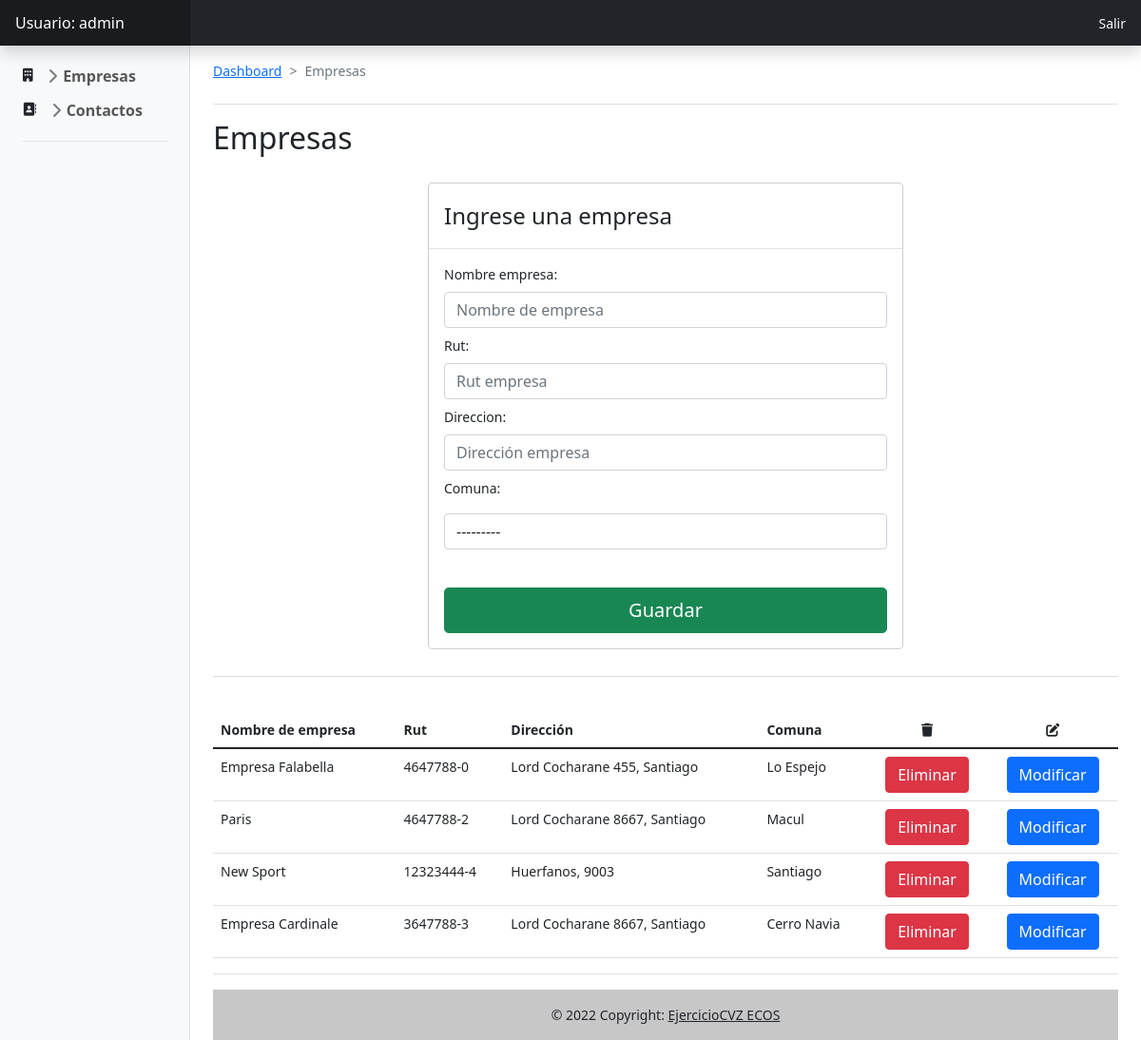
Page /Empresa/ (signed in) on the committed database.
### appEmpresa/models.py (models this page shows, shortened)
class Empresa(models.Model):
    IdEmpresa = models.AutoField(primary_key=True,serialize=False,verbose_name='IdContacto')
    Nombre_empresa = models.CharField(max_length=255, null=False)
    Rut = models.CharField(max_length=10, null=False)
    Direccion = models.CharField(max_length=100, null=False)
    Comuna = models.ForeignKey(Comuna, on_delete=models.CASCADE, db_column='Nombre')

### appComuna/models.py (models this page shows)
class Comuna(models.Model):
    IdComuna = models.AutoField(primary_key=True)
    Nombre = models.CharField(max_length=60, blank=True, null=True)
    def __str__(self):
        return '%s'%(self.Nombre)

### appEmpresa/views.py (the view, shortened to what this page needs)
# urls.py: path('Empresa/',ListarEmpresa, name='Empresa'),
def ListarEmpresa(request):
    empresa = Empresa.objects.all()
    data = {'form':EmpresaForm(),
    'empresa':empresa
    }
    return render(request,"AppEmpresa/Empresa.html",data)

### templates/AppEmpresa/Empresa.html (shortened to what this page needs)
{% extends 'Home/Dashboard.html'%}
{% load static %}
{% block content %}
<body>
    <main class="col-md-9 ms-sm-auto col-lg-10 px-md-4">
      <div data-valor="1" class="d-flex justify-content-between flex-wrap flex-md-nowrap align-items-center pt-3 pb-2 mb-3 border-bottom">
        <nav style="--bs-breadcrumb-divider: '>';" aria-label="breadcrumb">
          <ol class="breadcrumb">
            <li class="breadcrumb-item"><a href="{% url 'Empresa:Dashboard'%}">Dashboard</a></li>
            <li class="breadcrumb-item active" aria-current="page">Empresas</li>
          </ol>
        </nav>
      </div>
      <h1 class="h2 ">Empresas</h1>
      <div class="container" id="AgregarEmpresa">
        <div class="modal-dialog modal-dialog-centered">
          <div class="modal-content">
            <div class="modal-header">
              <h4 class="modal-title">Ingrese una empresa</h4>
            </div>
            <div class="modal-body">
                <form method="post">
                  {{ form }}
                  <button class="w-100 btn btn-lg btn-success mt-4" type="submit">Guardar</button>
                </form>
            </div>
          </div>
        </div>
      </div>
      <hr style="color:grey;">
      <br>
      <table class="table">
        <thead>
            <tr>
                <th> Nombre de empresa </th>
                <th> Rut</th>
                <th> Dirección </th>
                <th> Comuna </th>
                <th class="text-center"><i class="fas fa-trash"></i></th>
                <th class="text-center"><i class="fas fa-edit"></i></th>
            </tr>
        </thead>
        <tbody>
            {% for i in empresa %}
            <tr>
                <td>{{i.Nombre_empresa}}</td>
                <td>{{i.Rut}}</td>
                <td>{{i.Direccion}}</td>
                <td>{{i.Comuna}}</td>
                <td class="text-center"><a onclick="EliminarEmpresa({{i.IdEmpresa}})"><button class="btn btn-danger">Eliminar</button></a></td>
                <td class="text-center"><a><button class="btn btn-primary ActualizarEmpresa" >Modificar</button></a></td>
            </tr>
            {% endfor %}
      </table>
      <hr style="color:grey;">
      <footer class="bg-light text-center text-lg-start">
        <div class="text-center p-3" style="background-color: rgba(0, 0, 0, 0.2);">
          © 2022 Copyright:
          <a class="text-dark">EjercicioCVZ ECOS</a>
        </div>
      </footer>
    </main>
  </body>
{% endblock %}

### templates/Home/Dashboard.html (shortened to what this page needs)
{% load static %}
<!doctype html>
<html lang="en">
  <head>
    <link href="{%static '/css/bootstrap.min.css'%}" rel="stylesheet">
    <link href="{%static '/css/dashboard.css'%}" rel="stylesheet">
    <link href="{%static '/css/sidebar.css'%}" rel="stylesheet">
  </head>
  <body>
    {% if user.is_authenticated %}
    <header class="navbar navbar-dark sticky-top bg-dark flex-md-nowrap p-0 shadow">
      <a class="navbar-brand col-md-3 col-lg-2 me-0 px-3" href="#">Usuario: {{ user.username }}</a>
      <div class="navbar-nav">
        <div class="nav-item text-nowrap">
          <a class="nav-link text-light px-3" href="{% url 'logout' %}">Salir</a>
        </div>
      </div>
    </header>
    {% endif %}
    <div class="container-fluid">
      <div class="row">
        <nav id="sidebarMenu" class="col-md-3 col-lg-2 d-md-block bg-light sidebar collapse">
          <div class="position-sticky pt-3 px-4">
            <ul class="list-unstyled ps-0">
              <li class="mb-1">
                <i class="fas fa-building"></i>
                <button class="btn btn-toggle align-items-center rounded collapsed" data-bs-toggle="collapse" data-bs-target="#dashboard-collapse" aria-expanded="false">
                  Empresas
                </button>
              </li>
              <li class="mb-1">
                <i class="fas fa-address-book"></i>
                <button class="btn btn-toggle align-items-center rounded collapsed" data-bs-toggle="collapse" data-bs-target="#orders-collapse" aria-expanded="false">
                  Contactos
                </button>
              </li>
              <li class="border-top my-3"></li>
            </ul>
          </div>
        </nav>
        {% block content %}{% endblock %}
  </body>
</html>

### static/css/dashboard.css (style rules this page uses)
body { font-size: .875rem; }
.sidebar { position: fixed; top: 0; bottom: 0; left: 0; z-index: 100; padding: 48px 0 0; box-shadow: inset -1px 0 0 rgba(0, 0, 0, .1); }
.navbar-brand { padding-top: .75rem; padding-bottom: .75rem; font-size: 1rem; background-color: rgba(0, 0, 0, .25); box-shadow: inset -1px 0 0 rgba(0, 0, 0, .25); }

### static/css/sidebar.css (style rules this page uses)
.btn-toggle { display: inline-flex; align-items: center; padding: .25rem .5rem; font-weight: 600; color: rgba(0, 0, 0, .65); background-color: transparent; border: 0; }
.btn-toggle::before { width: 1.25em; line-height: 0; transition: transform .35s ease; transform-origin: .5em 50%; }

### rows in the picture
Empresa: Nombre_empresa "Empresa Falabella", Rut "4647788-0", Direccion "Lord Cocharane 455, Santiago", Comuna "Lo Espejo"
Empresa: Nombre_empresa "Paris", Rut "4647788-2", Direccion "Lord Cocharane 8667, Santiago", Comuna "Macul"
Empresa: Nombre_empresa "New Sport", Rut "12323444-4", Direccion "Huerfanos, 9003", Comuna "Santiago"
Empresa: Nombre_empresa "Empresa Cardinale", Rut "3647788-3", Direccion "Lord Cocharane 8667, Santiago", Comuna "Cerro Navia"

### other values in the picture
{{ user.username }} "admin"
